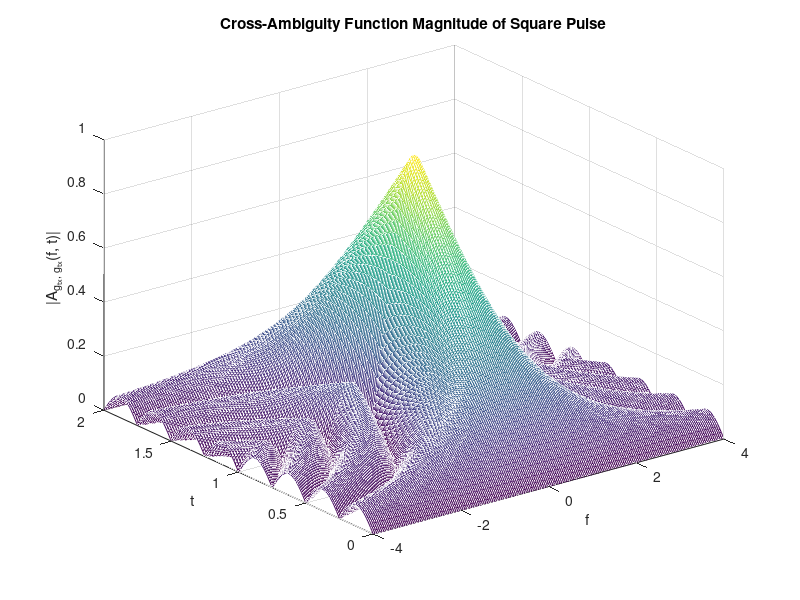
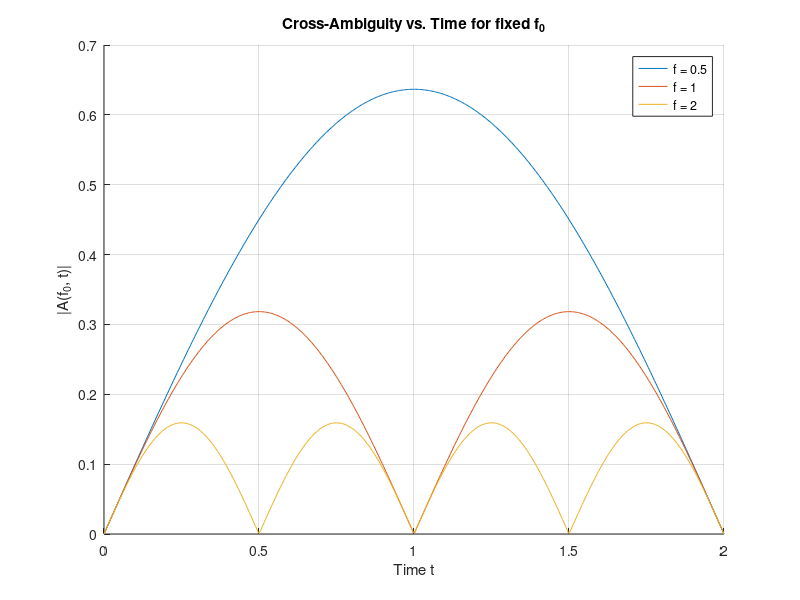
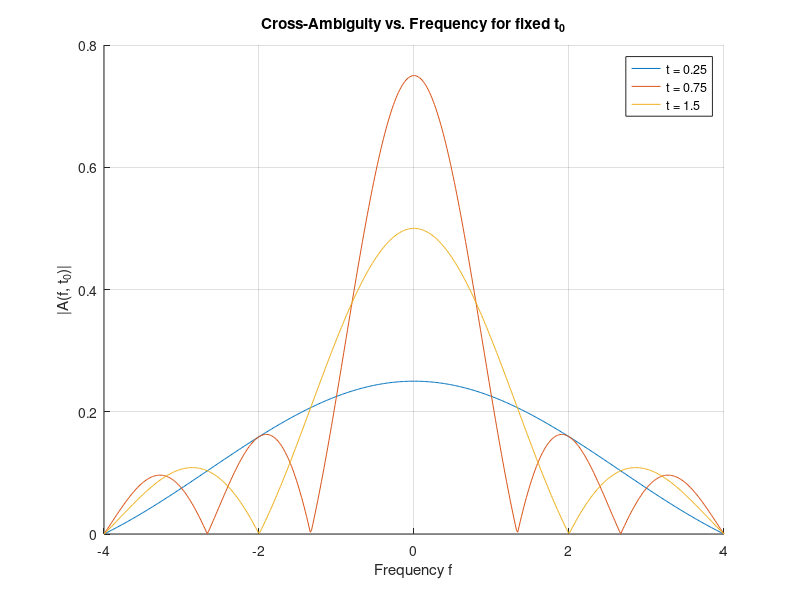

Write MATLAB code to recreate these figures, in order.
% In this MATLAB code we try to plot the cross-ambiguity function.

clc; clear; close all;


% Parameters
T = 1;
f = linspace(-4, 4, 200);     % Frequency range
t = linspace(0, 2*T, 200);    % Time range

% Meshgrid for evaluating function over f and t
[F, Tt] = meshgrid(f, t);

% Initialize cross-ambiguity function
A = zeros(size(F));

% Compute A(f, t) based on piecewise definition
j = 1i;
idx1 = Tt < T;
idx2 = ~idx1;

% Equation (3.6)
A(idx1) = (j ./ (2 * pi .* F(idx1))) .* (1 - exp(-j * 2 * pi .* F(idx1) .* Tt(idx1)));
A(idx2) = (1 ./ (2 * pi .* F(idx2))) .* (1 - exp(-j * 2 * pi .* F(idx2) .* (2*T - Tt(idx2))));

% Avoid division by zero (handle f=0 separately using L'Hôpital's rule)
A(F == 0) = Tt(F == 0) / T;

% Plot magnitude
figure;
mesh(F, Tt, abs(A));
xlabel('f');
ylabel('t');
zlabel('|A_{g_{tx}, g_{tx}}(f, t)|');
title('Cross-Ambiguity Function Magnitude of Square Pulse');
grid on;


%% Plotting |A(f0, t)| vs. t for fixed f = f0
% Parameters
T = 1;
t = linspace(0, 2*T, 500);  % Time vector
j = 1i;

% Frequencies to evaluate
f_values = [0.5, 1, 2];

% Plot
figure;
hold on;
for f0 = f_values
    A = zeros(size(t));
    
    % Compute A(f0, t) piecewise
    idx1 = t < T;
    idx2 = ~idx1;
    
    A(idx1) = (j ./ (2 * pi * f0)) .* (1 - exp(-j * 2 * pi * f0 .* t(idx1)));
    A(idx2) = (1 ./ (2 * pi * f0)) .* (1 - exp(-j * 2 * pi * f0 .* (2*T - t(idx2))));
    
    plot(t, abs(A), 'DisplayName', ['f = ' num2str(f0)]);
end

xlabel('Time t');
ylabel('|A(f_0, t)|');
title('Cross-Ambiguity vs. Time for fixed f_0');
legend show;
grid on;


%% Plotting |A(f,t0)| vs. f for fixed t = t0
% Parameters
T = 1;
f = linspace(-4, 4, 500);   % Frequency vector
j = 1i;

% Times to evaluate
t_values = [0.25, 0.75, 1.5];

% Plot
figure;
hold on;
for t0 = t_values
    A = zeros(size(f));
    
    idx1 = t0 < T;
    idx2 = ~idx1;
    
    if idx1
        A = (j ./ (2 * pi .* f)) .* (1 - exp(-j * 2 * pi .* f * t0));
    else
        A = (1 ./ (2 * pi .* f)) .* (1 - exp(-j * 2 * pi .* f * (2*T - t0)));
    end
    
    % Handle f = 0 case
    A(f == 0) = t0 / T;
    
    plot(f, abs(A), 'DisplayName', ['t = ' num2str(t0)]);
end

xlabel('Frequency f');
ylabel('|A(f, t_0)|');
title('Cross-Ambiguity vs. Frequency for fixed t_0');
legend show;
grid on;
